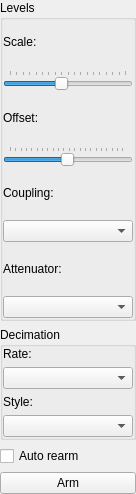
<?xml version="1.0" encoding="UTF-8"?>
<ui version="4.0">
 <class>KnobsWidget</class>
 <widget class="QWidget" name="KnobsWidget">
  <property name="geometry">
   <rect>
    <x>0</x>
    <y>0</y>
    <width>136</width>
    <height>494</height>
   </rect>
  </property>
  <property name="windowTitle">
   <string>Form</string>
  </property>
  <layout class="QGridLayout" name="gridLayout_6">
   <property name="margin">
    <number>0</number>
   </property>
   <item row="0" column="0">
    <widget class="QStackedWidget" name="hideStack">
     <property name="currentIndex">
      <number>1</number>
     </property>
     <widget class="QWidget" name="page_4"/>
     <widget class="QWidget" name="page_3">
      <layout class="QGridLayout" name="gridLayout">
       <property name="margin">
        <number>0</number>
       </property>
       <item row="0" column="0">
        <widget class="QGroupBox" name="groupBox">
         <property name="title">
          <string>Levels</string>
         </property>
         <layout class="QGridLayout" name="gridLayout_4">
          <property name="margin">
           <number>0</number>
          </property>
          <item row="0" column="0">
           <widget class="QStackedWidget" name="stackedWidget">
            <property name="currentIndex">
             <number>0</number>
            </property>
            <widget class="QWidget" name="analogKnobs">
             <layout class="QGridLayout" name="gridLayout_2">
              <property name="margin">
               <number>0</number>
              </property>
              <item row="0" column="0">
               <layout class="QVBoxLayout" name="verticalLayout">
                <item>
                 <widget class="QLabel" name="label">
                  <property name="text">
                   <string>Scale:</string>
                  </property>
                 </widget>
                </item>
                <item>
                 <widget class="QSlider" name="scaleSlider">
                  <property name="minimum">
                   <number>10</number>
                  </property>
                  <property name="maximum">
                   <number>100</number>
                  </property>
                  <property name="pageStep">
                   <number>10</number>
                  </property>
                  <property name="value">
                   <number>50</number>
                  </property>
                  <property name="sliderPosition">
                   <number>50</number>
                  </property>
                  <property name="orientation">
                   <enum>Qt::Horizontal</enum>
                  </property>
                  <property name="invertedAppearance">
                   <bool>false</bool>
                  </property>
                  <property name="invertedControls">
                   <bool>false</bool>
                  </property>
                  <property name="tickPosition">
                   <enum>QSlider::TicksAbove</enum>
                  </property>
                  <property name="tickInterval">
                   <number>5</number>
                  </property>
                 </widget>
                </item>
               </layout>
              </item>
              <item row="1" column="0">
               <layout class="QVBoxLayout" name="verticalLayout_2">
                <item>
                 <widget class="QLabel" name="label_2">
                  <property name="text">
                   <string>Offset:</string>
                  </property>
                 </widget>
                </item>
                <item>
                 <widget class="QSlider" name="offsetSlider">
                  <property name="minimum">
                   <number>20</number>
                  </property>
                  <property name="maximum">
                   <number>235</number>
                  </property>
                  <property name="value">
                   <number>127</number>
                  </property>
                  <property name="orientation">
                   <enum>Qt::Horizontal</enum>
                  </property>
                  <property name="tickPosition">
                   <enum>QSlider::TicksAbove</enum>
                  </property>
                  <property name="tickInterval">
                   <number>10</number>
                  </property>
                 </widget>
                </item>
               </layout>
              </item>
              <item row="2" column="0">
               <layout class="QVBoxLayout" name="verticalLayout_3">
                <item>
                 <widget class="QLabel" name="label_3">
                  <property name="text">
                   <string>Coupling:</string>
                  </property>
                 </widget>
                </item>
                <item>
                 <widget class="QComboBox" name="couplingCombo"/>
                </item>
               </layout>
              </item>
              <item row="3" column="0">
               <layout class="QVBoxLayout" name="verticalLayout_4">
                <item>
                 <widget class="QLabel" name="label_4">
                  <property name="text">
                   <string>Attenuator:</string>
                  </property>
                 </widget>
                </item>
                <item>
                 <widget class="QComboBox" name="attenuatorCombo"/>
                </item>
               </layout>
              </item>
             </layout>
            </widget>
            <widget class="QWidget" name="digitalKnobs">
             <layout class="QGridLayout" name="gridLayout_3">
              <property name="margin">
               <number>0</number>
              </property>
              <item row="0" column="0">
               <layout class="QVBoxLayout" name="verticalLayout_5">
                <item>
                 <widget class="QLabel" name="label_5">
                  <property name="text">
                   <string>Logic level:</string>
                  </property>
                 </widget>
                </item>
                <item>
                 <widget class="QComboBox" name="logicCombo"/>
                </item>
               </layout>
              </item>
              <item row="2" column="0">
               <spacer name="verticalSpacer">
                <property name="orientation">
                 <enum>Qt::Vertical</enum>
                </property>
                <property name="sizeHint" stdset="0">
                 <size>
                  <width>20</width>
                  <height>40</height>
                 </size>
                </property>
               </spacer>
              </item>
              <item row="1" column="0">
               <widget class="QLabel" name="label_6">
                <property name="text">
                 <string>Note: Applicaple only for internal power supply, if jumper is set for external this logic level is not applied.</string>
                </property>
                <property name="wordWrap">
                 <bool>true</bool>
                </property>
               </widget>
              </item>
             </layout>
            </widget>
           </widget>
          </item>
         </layout>
        </widget>
       </item>
       <item row="1" column="0">
        <widget class="QGroupBox" name="groupBox_2">
         <property name="title">
          <string>Decimation</string>
         </property>
         <layout class="QGridLayout" name="gridLayout_5">
          <property name="margin">
           <number>0</number>
          </property>
          <item row="1" column="0">
           <widget class="QComboBox" name="decimationCombo"/>
          </item>
          <item row="2" column="0">
           <widget class="QLabel" name="label_8">
            <property name="text">
             <string>Style:</string>
            </property>
           </widget>
          </item>
          <item row="0" column="0">
           <widget class="QLabel" name="label_9">
            <property name="text">
             <string>Rate:</string>
            </property>
           </widget>
          </item>
          <item row="3" column="0">
           <widget class="QComboBox" name="styleCombo"/>
          </item>
         </layout>
        </widget>
       </item>
       <item row="2" column="0">
        <widget class="QCheckBox" name="rearmCheck">
         <property name="text">
          <string>Auto rearm</string>
         </property>
        </widget>
       </item>
       <item row="3" column="0">
        <widget class="QPushButton" name="pushButton">
         <property name="text">
          <string>Arm</string>
         </property>
        </widget>
       </item>
      </layout>
     </widget>
    </widget>
   </item>
  </layout>
 </widget>
 <resources/>
 <connections/>
</ui>
